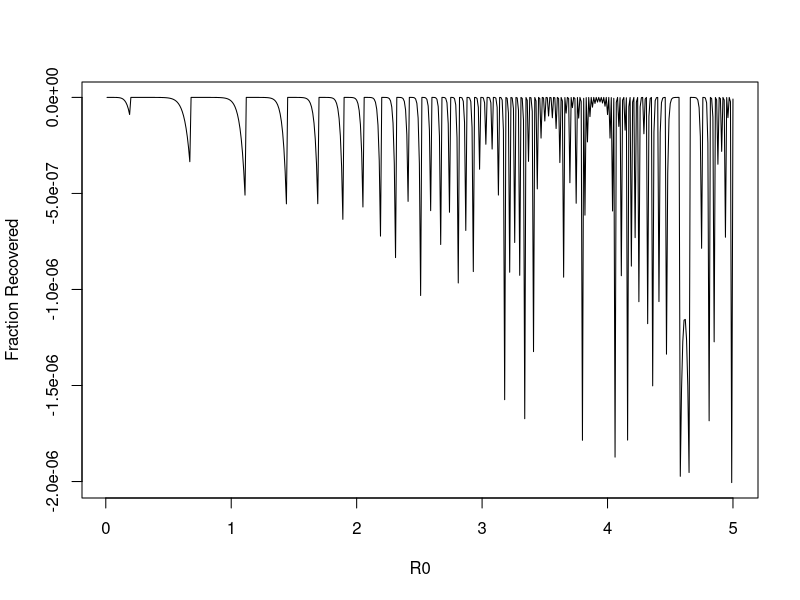
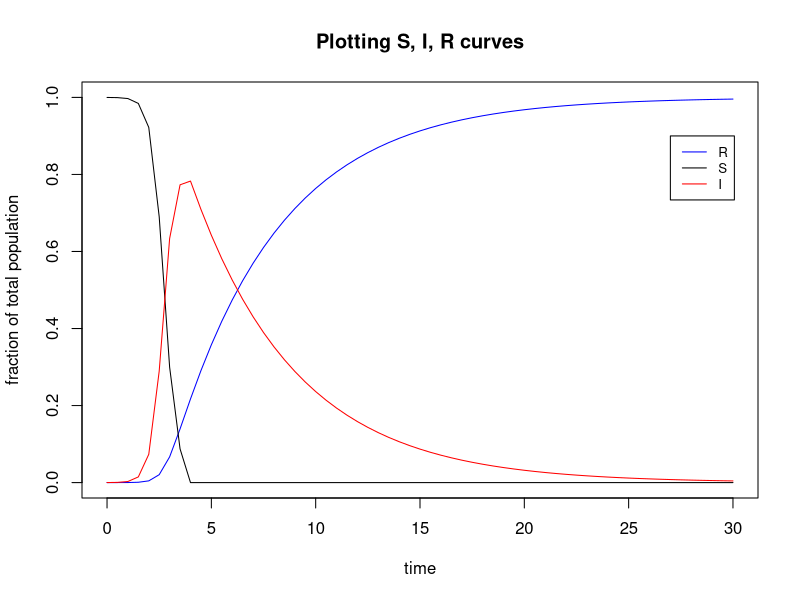
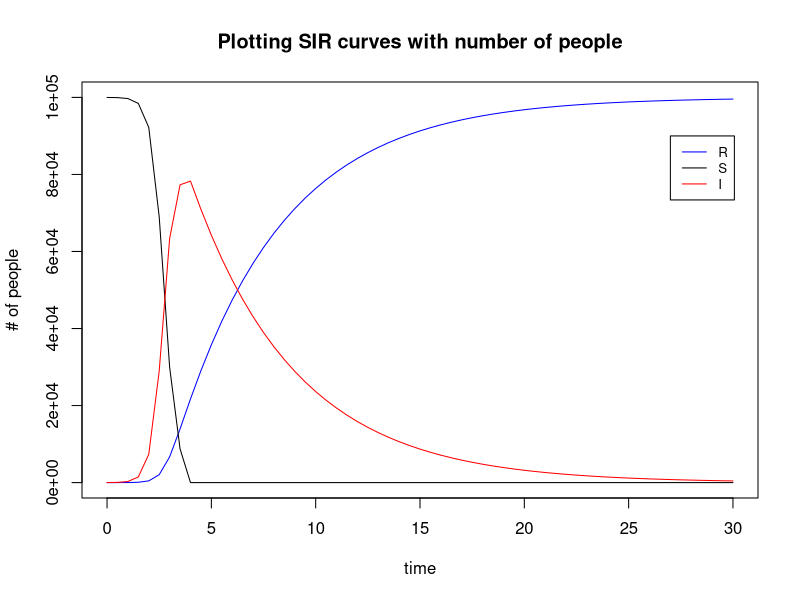

These charts were generated, in order, by the following R code:
## ---- chunk 1
knitr::opts_chunk$set(fig.width=9, fig.height=9,
                      error=TRUE, echo=TRUE, eval=TRUE, warning=FALSE, message=FALSE)
## ---- chunk 2
## This is for SIR model
Funct<-function(x,R0){
	return(1-exp(-R0*x))
}
DeriFunct<-function(x,R0){
	return(R0*exp(-R0*x))
}

## Prototype example of the method
xn<-1000000 # a very large number
xnp1<-1 # a guesstimate of the root
Eps<-10^(-3) # tolerance
R0 <- 0.5
print(abs(xn-xnp1)>Eps)
while(abs(xn-xnp1)>Eps){
	xn<-xnp1
	xnp1<-xn-Funct(xn,R0)/DeriFunct(xn,R0)
	print(abs(xn-xnp1)>Eps)
	print(xnp1)
}


## Implementation to plot fraction recovered
RInf<-function(R0,Funct,DeriFunct){
	xn<-1000000 # a very large number
	xnp1<-1 # a guesstimate of the root
	Eps<-10^{-3} # tolerance
	# RO <- 0.5
	while(abs(xn-xnp1) > Eps){
		xn<-xnp1
		xnp1<-xn - (Funct(xn,R0)/DeriFunct(xn,R0))
		# printing output
	# 	print(paste0('abs(xn-xnp1) ',abs(xn-xnp1)))
	# 	print(paste0('T or F is ',abs(xn-xnp1) > Eps))
	# 	print(paste0('xn is ',xn))
	#   print(paste0('xnp1 is ',xnp1))
	}
	return(xnp1)
}

R0s<-seq(0.01,5,length.out=500)
RecFracs<-rep(0,500)
for (i in 1:length(R0s)){
  print(i)
  print(paste0('RO is ',R0s[i]))
  RecFracs[i]<-RInf(R0s[i],Funct,DeriFunct)
}
plot(RecFracs~R0s,t="l",xlab="R0",ylab="Fraction Recovered")
abline(h=1,col="red")


## ---- chunk 3
library(deSolve)
library(dplyr)

## the derivative of the logistic
SIR_R<-function(t, state, parameters) { 
  X <- state[1] ## the first element is the density of X at time t
  r <- parameters[1] ## the first parameter is the recovery rate
  R0 <- parameters[2] ## R0
  S0 <- parameters[3] ## S0
  dR<- r*(1- S0*exp(-R0*X) - X)
  return(list(dR)) ## for some reason, you have to return a list
}

SIR_S<-function(t, state, parameters) { 
  X <- state[1] ## the first element is the density of X at time t
  r <- parameters[1] ## the first parameter is the recovery rate
  R0 <- parameters[2] ## R0
  S0 <- parameters[3] ## S0
  dS<- -r*R0*X*(1-X-(1/R0)*(log(S0)-log(X)))
  return(list(dS)) ## for some reason, you have to return a list
}

t  <- seq(0,30,0.5)
r <- 0.2; R0 <- 18; S0 <- 0.9999;
parameters <- c(r = r, R0 = R0, S0 = S0)
x <- c(R = 0)
y <- c(S = 0.9999)

## reasonable numerical solution with rk4
out_R <- as.data.frame(rk4(x, t, SIR_R, parameters))
out_S <- as.data.frame(rk4(y, t, SIR_S, parameters)) ; out_S$S[is.nan(out_S$S)]<-0  # replace NaN with 0
out_I <- left_join(out_R,out_S, by=c('time'='time')) %>% mutate(I=1-R-S)
#

# plot SIR graphs (time step is adjusted to 0.5)
# plot R
plot(out_R$t, out_R$R, type='l', col = "blue", cex = 0.5,  ylim=c(0,1), xlab='time', ylab='fraction of total population', main = 'Plotting S, I, R curves')
# plot S
points(out_S$t, out_S$S, type='l', col = "black", cex = 0.5)
# plot I
points(out_I$t, out_I$I, type='l', col = "red", cex = 0.5)
# legend
legend(27,0.9,legend=c("R", "S","I"),
       col=c("blue", "black",'red'), lty=1, cex=0.8)
  
## ---- chunk 4

## reasonable numerical solution with rk4
N <- 100000
out_SIR <- left_join(out_R,out_S, by=c('time'='time')) %>% mutate(I=1-R-S) %>% 
  mutate(n_R=R*N) %>% mutate(n_S=S*N) %>% mutate(n_I=I*N)

# plot SIR graphs (time step is adjusted to 0.5)
# plot R
plot(out_SIR$t, out_SIR$n_R, type='l', col = "blue", cex = 0.5, ylim=c(0,N), xlab='time', ylab='# of people', main = 'Plotting SIR curves with number of people')
# plot S
points(out_SIR$t, out_SIR$n_S, type='l', col = "black", cex = 0.5)
# plot I
points(out_SIR$t, out_SIR$n_I, type='l', col = "red", cex = 0.5)
# legend
legend(27,N-10000,legend=c("R", "S","I"),
       col=c("blue", "black",'red'), lty=1, cex=0.8)

# people recovered in day 5 and 10
out_SIR %>% filter(time %in% c(5,10)) %>% select(time,n_R)
## ---- chunk 5
